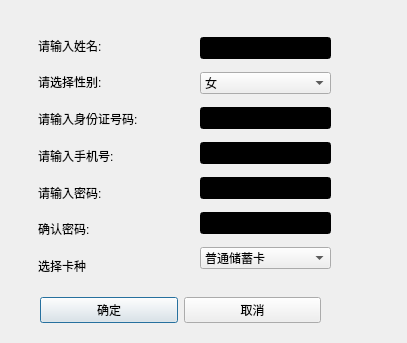
<?xml version="1.0" encoding="UTF-8"?>
<ui version="4.0">
 <class>newaccount</class>
 <widget class="QDialog" name="newaccount">
  <property name="geometry">
   <rect>
    <x>0</x>
    <y>0</y>
    <width>407</width>
    <height>343</height>
   </rect>
  </property>
  <property name="windowTitle">
   <string>Dialog</string>
  </property>
  <widget class="QWidget" name="layoutWidget">
   <property name="geometry">
    <rect>
     <x>38</x>
     <y>30</y>
     <width>131</width>
     <height>251</height>
    </rect>
   </property>
   <layout class="QVBoxLayout" name="verticalLayout">
    <item>
     <widget class="QLabel" name="label">
      <property name="text">
       <string>请输入姓名:</string>
      </property>
     </widget>
    </item>
    <item>
     <widget class="QLabel" name="label_7">
      <property name="text">
       <string>请选择性别:</string>
      </property>
     </widget>
    </item>
    <item>
     <widget class="QLabel" name="label_2">
      <property name="text">
       <string>请输入身份证号码:</string>
      </property>
     </widget>
    </item>
    <item>
     <widget class="QLabel" name="label_3">
      <property name="text">
       <string>请输入手机号:</string>
      </property>
     </widget>
    </item>
    <item>
     <widget class="QLabel" name="label_4">
      <property name="text">
       <string>请输入密码:</string>
      </property>
     </widget>
    </item>
    <item>
     <widget class="QLabel" name="label_6">
      <property name="text">
       <string>确认密码:</string>
      </property>
     </widget>
    </item>
    <item>
     <widget class="QLabel" name="label_5">
      <property name="text">
       <string>选择卡种</string>
      </property>
     </widget>
    </item>
   </layout>
  </widget>
  <widget class="QWidget" name="layoutWidget">
   <property name="geometry">
    <rect>
     <x>200</x>
     <y>30</y>
     <width>131</width>
     <height>251</height>
    </rect>
   </property>
   <layout class="QVBoxLayout" name="verticalLayout_2">
    <item>
     <widget class="QLineEdit" name="name">
      <property name="styleSheet">
       <string notr="true">background-color: rgb(0, 0, 0);</string>
      </property>
      <property name="maxLength">
       <number>327</number>
      </property>
     </widget>
    </item>
    <item>
     <widget class="QComboBox" name="Gender">
      <item>
       <property name="text">
        <string>女</string>
       </property>
      </item>
      <item>
       <property name="text">
        <string>男</string>
       </property>
      </item>
     </widget>
    </item>
    <item>
     <widget class="QLineEdit" name="idcard">
      <property name="styleSheet">
       <string notr="true">background-color: rgb(0, 0, 0);</string>
      </property>
      <property name="maxLength">
       <number>18</number>
      </property>
     </widget>
    </item>
    <item>
     <widget class="QLineEdit" name="phone">
      <property name="styleSheet">
       <string notr="true">background-color: rgb(0, 0, 0);</string>
      </property>
      <property name="maxLength">
       <number>11</number>
      </property>
     </widget>
    </item>
    <item>
     <widget class="QLineEdit" name="code1">
      <property name="styleSheet">
       <string notr="true">background-color: rgb(0, 0, 0);</string>
      </property>
      <property name="maxLength">
       <number>20</number>
      </property>
      <property name="echoMode">
       <enum>QLineEdit::Password</enum>
      </property>
     </widget>
    </item>
    <item>
     <widget class="QLineEdit" name="code2">
      <property name="styleSheet">
       <string notr="true">background-color: rgb(0, 0, 0);</string>
      </property>
      <property name="maxLength">
       <number>20</number>
      </property>
      <property name="echoMode">
       <enum>QLineEdit::Password</enum>
      </property>
     </widget>
    </item>
    <item>
     <widget class="QComboBox" name="flag">
      <item>
       <property name="text">
        <string>普通储蓄卡</string>
       </property>
      </item>
      <item>
       <property name="text">
        <string>信用卡</string>
       </property>
      </item>
     </widget>
    </item>
   </layout>
  </widget>
  <widget class="QWidget" name="layoutWidget">
   <property name="geometry">
    <rect>
     <x>40</x>
     <y>290</y>
     <width>281</width>
     <height>41</height>
    </rect>
   </property>
   <layout class="QHBoxLayout" name="horizontalLayout">
    <item>
     <widget class="QPushButton" name="pushButton">
      <property name="text">
       <string>确定</string>
      </property>
     </widget>
    </item>
    <item>
     <widget class="QPushButton" name="pushButton_2">
      <property name="text">
       <string>取消</string>
      </property>
     </widget>
    </item>
   </layout>
  </widget>
 </widget>
 <resources/>
 <connections/>
</ui>
